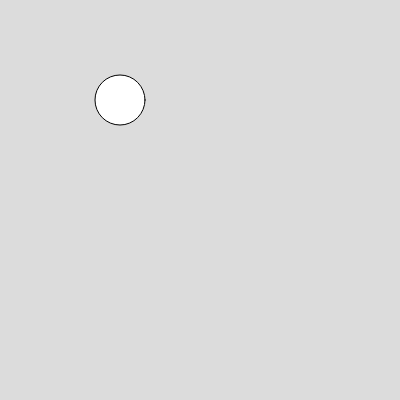
Frame 1 (no input)
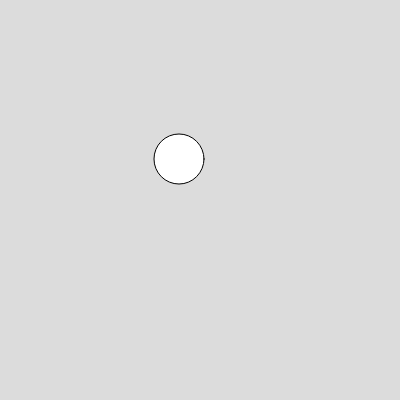
Frame 60 (no input)
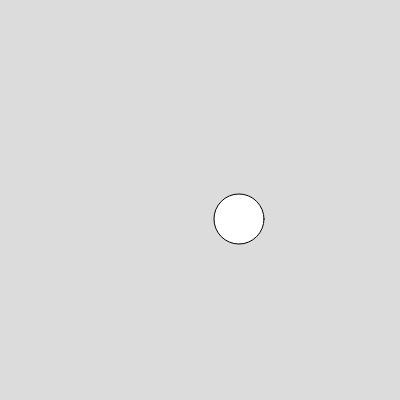
Frame 120 (the mouse pressed at the canvas centre since frame 60)

The p5.js sketch that drew these frames (run headless with seeded random() and noise() and a simulated clock; from frame 60 on, the mouse is pressed at the canvas centre):

// p5.js sketch
// ── sketch.js
function setup() {
  createCanvas(400, 400);
  x = 120
  y = 100
  dx = 1
  dy = 1
}

function draw() {
  background(220);
  circle(x,y,50)
  if (x > 300 | x < 100) {
    dx = - dx
  }
  if (y > 300 | y < 100) {
    dy = - dy
  }
  x = x + dx
  y = y + dy
}
